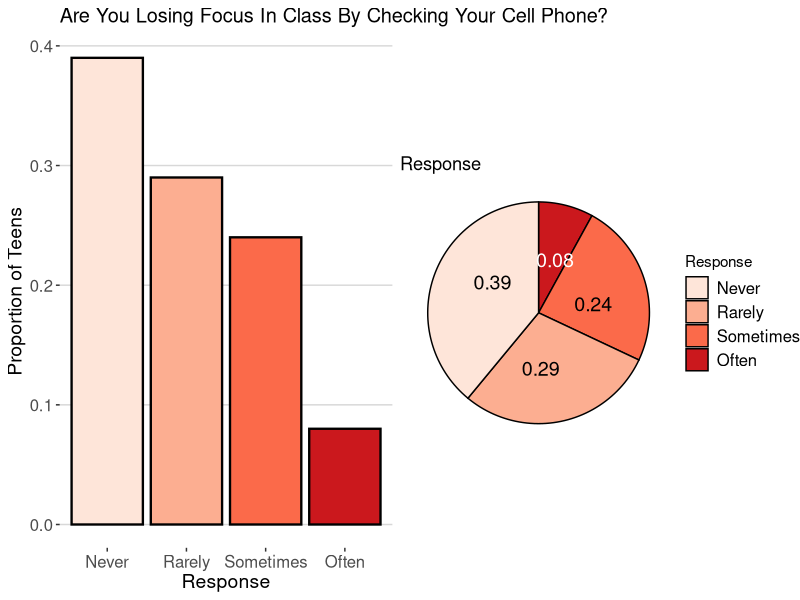
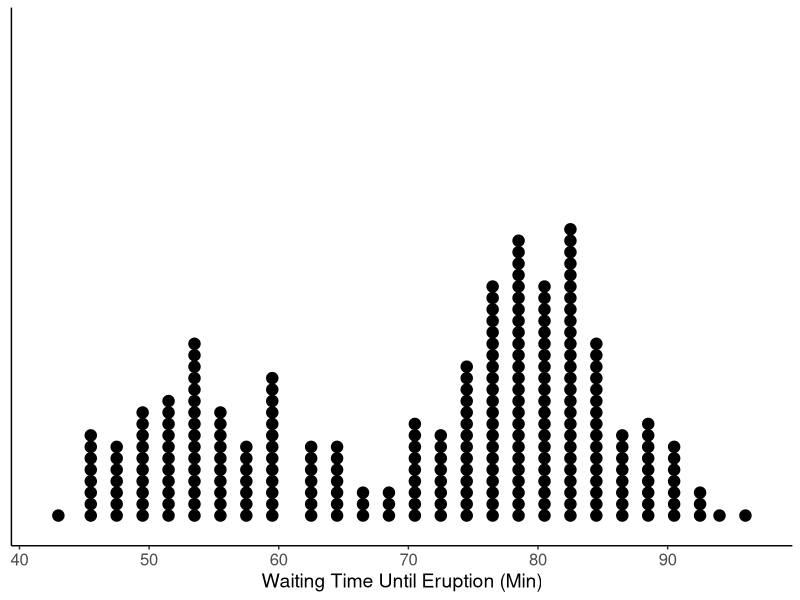
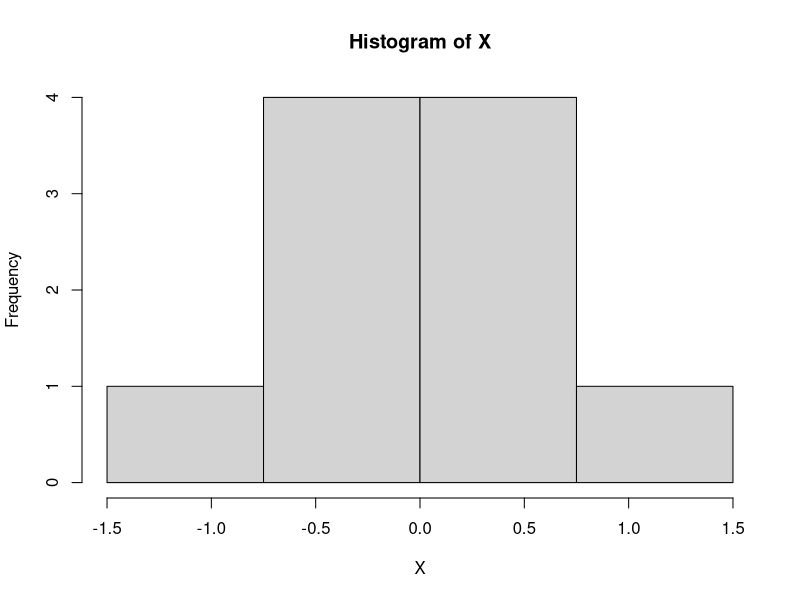

The R source for these figures, in order:
## ---- chunk 1
knitr::opts_chunk$set(echo = TRUE)
library(knitr)
library(kableExtra)
library(ggplot2)
library(ggthemes)
library(ggpubr)
## ---- chunk 2

Student = c('1', '2', '3', '4', '$\\vdots$', '743')
Age = c('13', '13', '15', '17', '$\\vdots$', '16')
Response = c('Never','Sometimes', 'Never', 'Often', '$\\vdots$', 'Rarely')

kable(cbind.data.frame(Student, Age, Response), format = 'html', caption = 'Survey data layout: the first four teens and the last, of 743.', digits = 2, row.names = F, booktabs = T, escape = FALSE)%>%
  kable_classic(full_width = F, html_font = "Cambria")%>%kable_styling(bootstrap_options = 'striped')
## ---- chunk 3

x = c(5, 6, 6, 7, 7, 7, 8, 9, 9, 10)
cts = summary(as.factor(x))
rf = cts/length(x)

kable(cbind.data.frame(unique(x), cts, rf, cumsum(rf)), format = 'html', caption = 'Frequency table for the ten exam scores.', col.names = c('Score','Frequency', 'Relative Frequency', 'Cumulative Relative Frequency'), digits = 2, row.names = F, booktabs = T)%>%
  kable_classic(full_width = F, html_font = "Cambria")%>%kable_styling(bootstrap_options = 'striped')

## ---- chunk 4
x = c(1.23,  1.38,  1.76,  2.60,  2.65,  2.79,  2.89,  3.12,  3.15,  3.18,  3.65,  3.77,  3.87,  4.12,  4.41)
Bins = c('$1 < X \\leq 1.5$', '$1.5 < X \\leq 2$', '$2 < X \\leq 2.5$', '$2.5 < X \\leq 3$', '$3 < X \\leq 3.5$', '$3.5 < X \\leq 4$', '$4 < X \\leq 4.5$')
freq = hist(x, breaks = seq(1, 4.5, 0.5), plot = F)$counts
rf = freq/sum(freq)
crf = cumsum(rf)

ft = cbind.data.frame(Bins, freq, rf, crf)
kable(ft, format = 'html', caption = 'Frequency table for X using seven bins of width 0.5.', col.names = c('Bin','Frequency', 'Relative Frequency', 'Cumulative Relative Frequency'), digits = 2, row.names = F, booktabs = T, escape = F)%>%
  kable_classic(full_width = F, html_font = "Cambria")%>%kable_styling(bootstrap_options = 'striped')
## ---- chunk 5

dffaith = rbind.data.frame(round(faithful[1:8, ], 3), c("$\\vdots$", "$\\vdots$"))

kable(dffaith, format = 'html', caption = 'The first eight Old Faithful eruptions, of 272.', col.names = c('Duration (min)', 'Waiting Time (min)'), digits = 2, row.names = F, booktabs = T, escape = F)%>%
  kable_classic(full_width = F, html_font = "Cambria")%>%kable_styling(bootstrap_options = 'striped')
## ---- chunk 6
set.seed(123)
Bins = c('$40 < X \\leq 45$', '$45 < X \\leq 50$', '$50 < X \\leq 55$', '$55 < X \\leq 60$', '$60 < X \\leq 65$', '$65 < X \\leq 70$', '$70 < X \\leq 75$', '$75 < X \\leq 80$', '$80 < X \\leq 85$', '$85 < X \\leq 90$', '$90 < X \\leq 95$', '$95 < X \\leq 100$')
freq = hist(faithful$waiting, breaks = seq(40, 100, 5), plot = F)$counts
rf = freq/sum(freq)
crf = cumsum(rf)

ft = cbind.data.frame(Bins, freq, rf, crf)
kable(ft, format = 'html', caption = 'Frequency table for Old Faithful waiting time using twelve bins of width 5 minutes.', col.names = c('Waiting Time','Frequency', 'Relative Frequency', 'Cumulative Relative Frequency'), digits = 3, row.names = F, booktabs = T, escape = F)%>%
  kable_classic(full_width = F, html_font = "Cambria")%>%kable_styling(bootstrap_options = 'striped')
## ---- chunk 7
set.seed(123)
Bins = c('$40 < X \\leq 70$', '$70 < X \\leq 100$')
freq = hist(faithful$waiting, breaks = seq(40, 100, 30), plot = F)$counts
rf = freq/sum(freq)
crf = cumsum(rf)

ft = cbind.data.frame(Bins, freq, rf, crf)
kable(ft, format = 'html', caption = 'The same waiting times collapsed into only two bins of width 30 minutes.', col.names = c('Waiting Time','Frequency', 'Relative Frequency', 'Cumulative Relative Frequency'), digits = 3, row.names = F, booktabs = T, escape = F)%>%
  kable_classic(full_width = F, html_font = "Cambria")%>%kable_styling(bootstrap_options = 'striped')
## ---- chunk 8
set.seed(123)
teen.data = cbind.data.frame(Response = factor(c("Often", "Sometimes", "Rarely", 'Never'),
                                               levels = c('Never', "Rarely", "Sometimes", "Often")),
                             `Proportion of Teens`= c(0.08,0.24,0.29,0.39))

P1 = ggplot(data = teen.data, aes(x = Response, y = `Proportion of Teens`, fill = Response))+
  geom_bar(stat = 'identity', color = 'black', linewidth = 0.8)+
  theme_hc()+
  scale_y_continuous(breaks = seq(0, 0.5, 0.1))+
  scale_fill_brewer(palette = 'Reds')+
  theme(legend.position = 'none')+
  theme(axis.text.x = element_text(size = 12),
        axis.text.y = element_text(size = 12),
        axis.title.x = element_text(size = 14),
        axis.title.y = element_text(size = 14))+
       ggtitle("Are You Losing Focus In Class By Checking Your Cell Phone?")


pie1 = ggplot(teen.data, aes(x = "", y = `Proportion of Teens`, fill = Response)) +
  geom_col(color = "black") +
  # White on the darkest slice, black on the three light ones. Black text on the
  # darkest red of the Reds palette is only 3.7:1, under the 4.5:1 WCAG AA needs.
  # The colours follow teen.data's ROW order: Often, Sometimes, Rarely, Never.
  geom_text(aes(label = `Proportion of Teens`),
            colour = c("white", "black", "black", "black"),
            position = position_stack(vjust = 0.6), size = 5) +
  coord_polar(theta = "y") +
  scale_fill_brewer(palette = 'Reds') +
  theme_void()+
  theme(legend.text = element_text(size = 12))+
  ggtitle('Response')


ggarrange(P1, pie1, nrow = 1)
## ---- chunk 9
ggplot(data = faithful, aes(x = waiting))+
  geom_dotplot(dotsize = 0.5)+
  theme_classic()+
  ylab("")+
  xlab("Waiting Time Until Eruption (Min)")+
  theme(axis.text.x = element_text(size = 12), axis.text.y = element_blank(),
        axis.title.x = element_text(size = 14), axis.title.y = element_blank(),
        panel.background = element_blank(),
        axis.ticks.y = element_blank())


## ---- chunk 10

stem(faithful$waiting)

## ---- chunk 11
set.seed(123)
Bins = c('$-1.5 < X \\leq -0.75$', '$-0.75 < X \\leq 0$', '$0 < X \\leq 0.75$', '$0.75 < X \\leq 1.5$')
freq = hist(c(-1.49,-0.65,-0.6,-0.54,-0.45,0.01,0.17,0.27,0.51,1.34), 
            breaks = seq(-1.5, 1.5, 0.75), 
            plot = F)$counts
rf = freq/sum(freq)
crf = cumsum(rf)

ft = cbind.data.frame(Bins, freq, rf, crf)
kable(ft, format = 'html', caption = 'Frequency table for X using four bins of width 0.75.', col.names = c('X','Frequency', 'Relative Frequency', 'Cumulative Relative Frequency'), digits = 3, row.names = F, booktabs = T, escape = F)%>%
  kable_classic(full_width = F, html_font = "Cambria")%>%kable_styling(bootstrap_options = 'striped')

## ---- chunk 12
hist(c(-1.49,-0.65,-0.6,-0.54,-0.45,0.01,0.17,0.27,0.51,1.34),
            breaks = seq(-1.5, 1.5, 0.75), 
            plot = T, xlab = 'X', main = 'Histogram of X')
